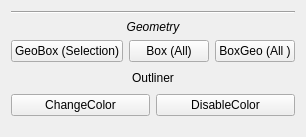
     <widget class="QWidget" name="tab_DisplayOutliner">
      <attribute name="title">
       <string>Outliner</string>
      </attribute>
      <layout class="QGridLayout" name="gridLayout">
       <item row="0" column="1">
        <layout class="QVBoxLayout" name="verticalLayout_6">
         <item>
          <widget class="Line" name="line_8">
           <property name="orientation">
            <enum>Qt::Horizontal</enum>
           </property>
          </widget>
         </item>
         <item>
          <widget class="QLabel" name="label_14">
           <property name="font">
            <font>
             <italic>true</italic>
            </font>
           </property>
           <property name="text">
            <string>Geometry</string>
           </property>
           <property name="alignment">
            <set>Qt::AlignCenter</set>
           </property>
          </widget>
         </item>
         <item>
          <layout class="QGridLayout" name="gridLayout_11">
           <property name="topMargin">
            <number>0</number>
           </property>
           <item row="0" column="1">
            <widget class="QPushButton" name="pushButton_GeoToBoxAll">
             <property name="text">
              <string>Box (All)</string>
             </property>
             <property name="checkable">
              <bool>false</bool>
             </property>
             <property name="default">
              <bool>false</bool>
             </property>
            </widget>
           </item>
           <item row="0" column="2">
            <widget class="QPushButton" name="pushButton_BoxtoGeoAll">
             <property name="text">
              <string>BoxGeo (All )</string>
             </property>
            </widget>
           </item>
           <item row="0" column="0">
            <widget class="QPushButton" name="pushButton_GeoToBox">
             <property name="enabled">
              <bool>true</bool>
             </property>
             <property name="toolTip">
              <string>Select Group and Run ///////Convert Geometry to Box proxy only in viewport.</string>
             </property>
             <property name="autoFillBackground">
              <bool>false</bool>
             </property>
             <property name="text">
              <string>GeoBox (Selection)</string>
             </property>
             <property name="checkable">
              <bool>false</bool>
             </property>
             <property name="autoDefault">
              <bool>true</bool>
             </property>
             <property name="default">
              <bool>false</bool>
             </property>
             <property name="flat">
              <bool>false</bool>
             </property>
            </widget>
           </item>
          </layout>
         </item>
         <item>
          <layout class="QHBoxLayout" name="horizontalLayout_3">
           <property name="topMargin">
            <number>0</number>
           </property>
           <item>
            <spacer name="horizontalSpacer">
             <property name="orientation">
              <enum>Qt::Horizontal</enum>
             </property>
             <property name="sizeHint" stdset="0">
              <size>
               <width>40</width>
               <height>20</height>
              </size>
             </property>
            </spacer>
           </item>
           <item>
            <widget class="QLabel" name="label_Outliner">
             <property name="toolTip">
              <string>Select Group and Move up and down in Outliner.</string>
             </property>
             <property name="text">
              <string>Outliner</string>
             </property>
            </widget>
           </item>
           <item>
            <spacer name="horizontalSpacer_9">
             <property name="orientation">
              <enum>Qt::Horizontal</enum>
             </property>
             <property name="sizeHint" stdset="0">
              <size>
               <width>40</width>
               <height>20</height>
              </size>
             </property>
            </spacer>
           </item>
          </layout>
         </item>
         <item>
          <layout class="QGridLayout" name="gridLayout_17">
           <property name="topMargin">
            <number>0</number>
           </property>
           <item row="0" column="0">
            <widget class="QPushButton" name="pushButton_ChangeColor">
             <property name="text">
              <string>ChangeColor</string>
             </property>
            </widget>
           </item>
           <item row="0" column="1">
            <widget class="QPushButton" name="pushButton_DisableOutliner">
             <property name="text">
              <string>DisableColor</string>
             </property>
            </widget>
           </item>
          </layout>
         </item>
         <item>
          <spacer name="verticalSpacer_2">
           <property name="orientation">
            <enum>Qt::Vertical</enum>
           </property>
           <property name="sizeHint" stdset="0">
            <size>
             <width>20</width>
             <height>10</height>
            </size>
           </property>
          </spacer>
         </item>
        </layout>
       </item>
      </layout>
     </widget>
